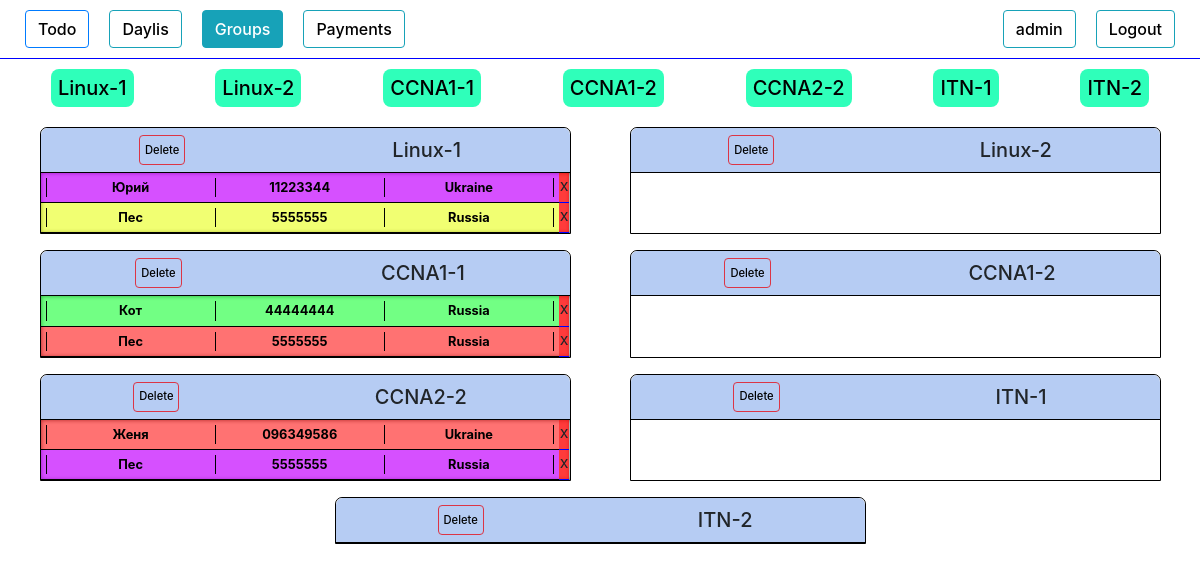
/groups/ (signed in), run on an earlier commit of the app's database.
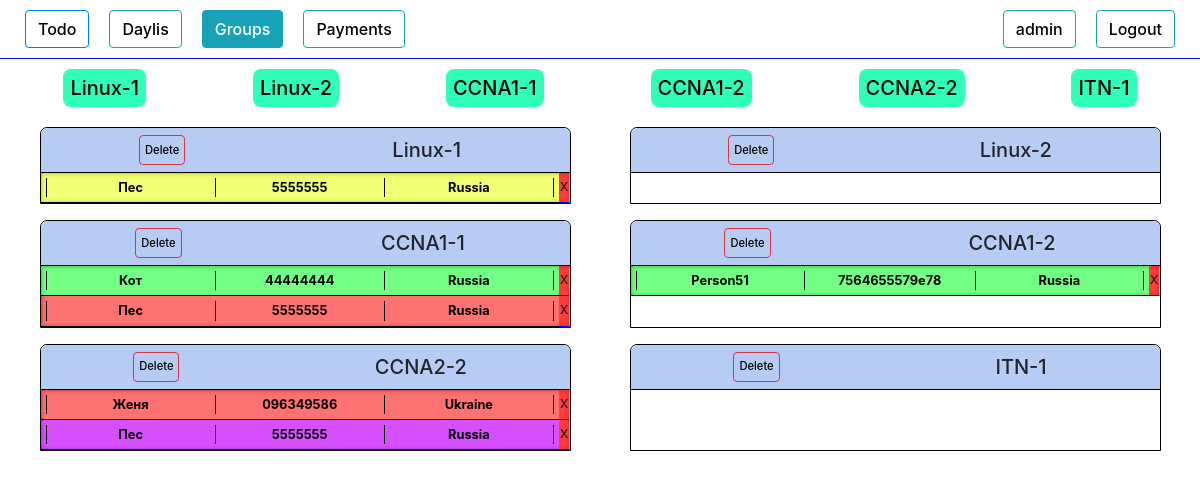
And on a later commit of the database.
### authorization/models.py (models this page shows, shortened)
class Group(models.Model):
    name            = models.CharField(max_length=100, blank=True)
    created_date    = models.DateTimeField(blank=True, null=True)
    course          = models.ForeignKey(Course, on_delete=models.DO_NOTHING, null=True)
    active          = models.BooleanField(default=True)
    time_start      = models.DateTimeField(blank=True, null=True)
    time_end        = models.DateTimeField(blank=True, null=True)
    def __str__(self):
        return self.name
    def get_related(self):
        li = People.objects.filter(group = self)
        return li
    def is_active(self):
        return self.active

class People(models.Model):
    add_date        = models.DateTimeField(blank=True, null=True)
    name            = models.CharField(max_length=100, blank=True)
    phone           = models.CharField(max_length=100, blank=True)
    email           = models.CharField(max_length=100, blank=True)
    course          = models.ForeignKey(Course, on_delete=models.DO_NOTHING)
    country         = models.CharField(max_length=100, blank=True)
    university      = models.CharField(max_length=100, blank=True)
    work            = models.CharField(max_length=100, blank=True)
    where_from      = models.CharField(max_length=100, blank=True)
    currency        = models.CharField(max_length=100, blank=True)
    course_price    = models.IntegerField(blank=True, null=True)
    comments        = models.TextField(blank=True)
    wishes          = models.TextField(blank=True)
    callback_time   = models.DateTimeField(blank=True, null=True)
    group           = models.ForeignKey(Group, on_delete=models.DO_NOTHING, null=True, blank=True)
    request_status  = models.CharField(max_length=100, blank=True)
    need_confirm  = models.BooleanField(blank=True, null=True)
    first_payment_date   = models.DateTimeField(blank=True, null=True)
    full_payment_date  = models.DateTimeField(blank=True, null=True)
    payment_history = models.TextField(blank=True)
    total_payment   = models.IntegerField(blank=True, null=True)
    obligation      = models.IntegerField(blank=True, null=True)
    def call_status(self):
        if self.request_status != 'перезвонить':
            return False
        else :
            return True
    def is_full_payed(self):
        return (self.request_status == 'оплачено')
    def is_particaly_payed(self):
        return (self.request_status == 'оплачено частично')
    def is_not_payed(self):
        return (self.request_status == 'ожидаем оплату')
    def is_need_confirm(self):
        return (self.need_confirm)
    def is_not_deleted(self):
        return (self.request_status != "удален")

### authorization/views.py (the view)
# urls.py: path('groups/', views.groups, name='groups'),
@login_required
def groups(request):
    if request.method == 'POST':
        n_form = UserUpdateForm(request.POST, instance=request.user)
        if n_form.is_valid():
            n_form.save()
            messages.success(request, f'Data has been updated!')
            return redirect('staff')
        else:
            messages.warning(request, f'Something wrong, maybe this name is allready taken')
            return redirect('staff')
    else:
        n_form = UserUpdateForm(instance=request.user)
        li = set(Group.objects.all())
        context = {
        "n_form":n_form,
        "li":li,
        }
        return render(request,"groups.html",context)

### authorization/models.py (called while the page is built)
    def __str__(self):
        return self.name

### authorization/templates/groups.html (shortened to what the changed rows need)
{% load crispy_forms_tags %}
<!DOCTYPE html>
<html lang="en">
<head>
    <link rel="stylesheet" href="https://stackpath.bootstrapcdn.com/bootstrap/4.4.1/css/bootstrap.min.css">
    {% load staticfiles %}
    <link rel="stylesheet" href="{% static 'style.css' %}" type="text/css">
</head>
<body>
    <div class="content ">
        <div class="new_tables">
            <div class="groups_list">
                {% if li %}
                    {% for list_items in li %}{% if list_items.is_active %}
                            <a href="#{{ list_items }}"><h5>{{ list_items }}</h5></a>
                    {% endif %}{% endfor %}
                {% endif %}
            </div>
            {% if li %}
                <div class="table_groups">
                {% for list_items in li %}{% if list_items.is_active %}
                    <div class="table_group table show" id="{{ list_items }}" >
                        <div class="table_header " >
                            <button class="btn btn-outline-danger gr-del-btn" type="button" data-toggle="collapse" data-target="#ConfirmationFieldDel{{list_items.id}}" aria-expanded="false" >Delete</button>
                            <h5>{{ list_items }}</h5>
                        </div>
                        <div class="table_content table_content_groups show" id='table_content'>
                        {% for item in list_items.get_related %}{% if item.is_not_deleted %}
                            <div class="item groups_item">
                                <a class="gr-a gr-p" style="width: 98%;" href="{% url 'item_groups_update' item.id %}" target="_blank" onClick="popupWin = window.open(this.href, 'Window', 'location,width=720,height=800,top=200,left=300'); popupWin.focus(); return false;">
                                    <div class="item_header" data-toggle="collapse" data-target="#item_description"
                                    {% if item.is_need_confirm %} style="background-color: rgba(195, 0, 255, 0.685);" {% endif %}
                                    {% if item.is_full_payed %} style="background-color: rgba(0, 255, 34, 0.554);" {% endif %}
                                    {% if item.is_particaly_payed %} style="background-color: rgba(229, 255, 0, 0.554);" {% endif %}
                                    {% if item.is_not_payed %} style="background-color: rgba(255, 0, 0, 0.554);" {% endif %}>
                                        <table class="item_info_table" style="width:100%">
                                            <tr>
                                            <th><div class="name">{{item.name}}</div></th>
                                            <th><div class="phone">{{item.phone}}</div></th>
                                            <th><div class="country">{{item.country}}</div></th>
                                            </tr>
                                        </table>
                                    </div>
                                </a>
                                <span style="width: 2%;" id="del_btn" type="button" data-toggle="collapse" data-target="#ConfirmationFieldDel{{item.id}}" aria-expanded="false" >x</span>
                            </div>
                            {% endif %}
                        {% endfor %}
                        </div>
                    </div>
                    {% endif %}
                    {% endfor %}
                </div>
            {% else %}
                <h3 style="text-align: center;">Still no tables or something wrong</h3>
            {% endif %}
        </div>
    </div>
</body>
</html>

What changed in the data, as far as the page shows it:
no longer on this page (row edited): Group: name "ITN-2"
changed Group "Linux-1": loses People (name "Юрий", phone "11223344", country "Ukraine")
added People: name "Person51", phone "7564655579e78", country "Russia", shown under Group "CCNA1-2"
